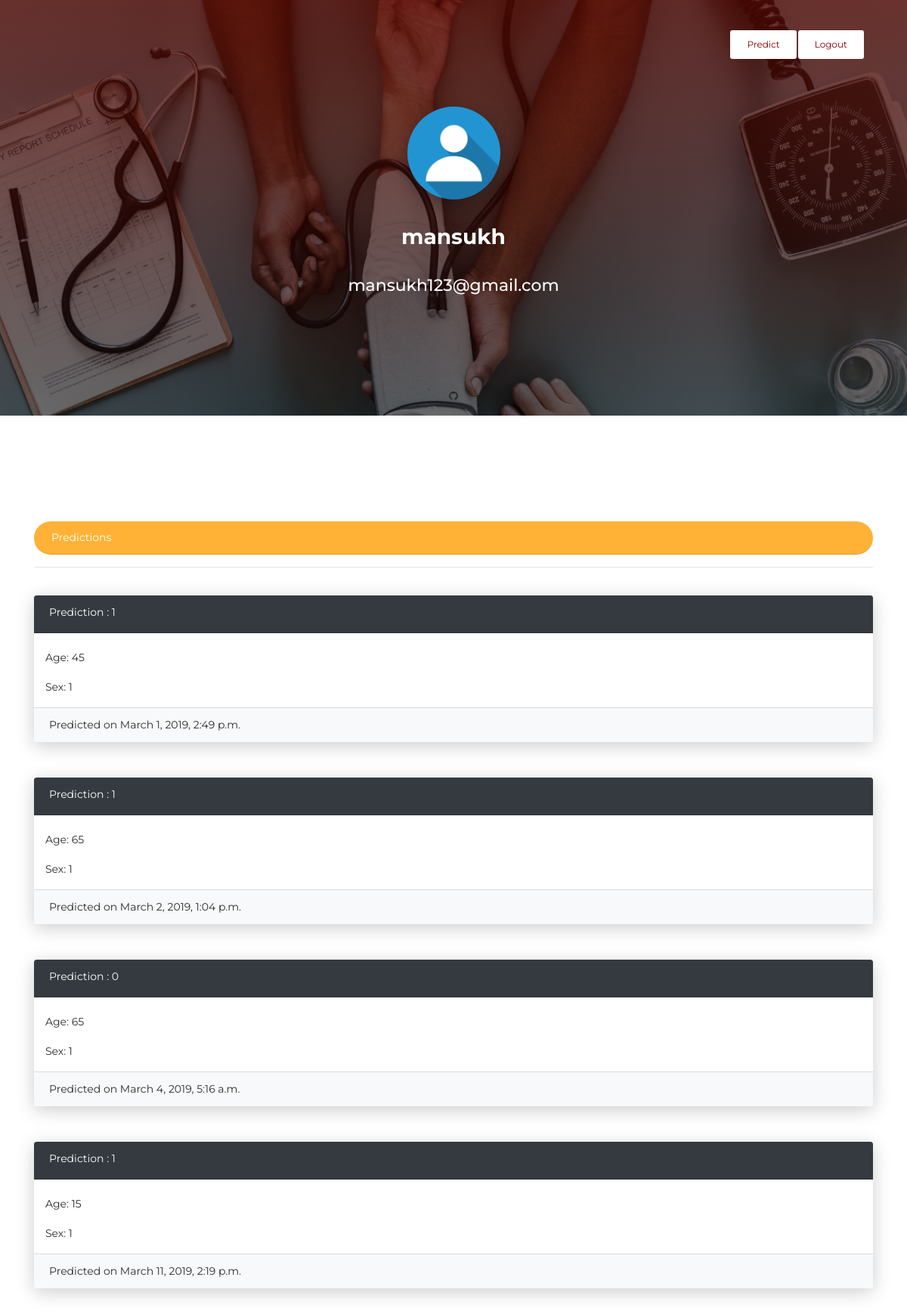
Page /accounts/profile/3/ (signed in) on the committed database.
### accounts/models.py (models this page shows, shortened)
class UserProfileInfo(models.Model):
    user = models.OneToOneField(User, on_delete=models.CASCADE, related_name='profile')
    profile_pic = models.ImageField(upload_to='profile_pics', default="1.jpg")

### predict_risk/models.py (models this page shows, shortened)
class Predictions(models.Model):
    profile = models.ForeignKey(UserProfileInfo, on_delete=models.CASCADE, related_name='predict')
    age = models.IntegerField()
    sex = models.IntegerField(choices=sex_choices, default=0)
    cp = models.IntegerField(choices=cp_choice,default=0)
    resting_bp = models.IntegerField()
    serum_cholesterol = models.IntegerField()
    fasting_blood_sugar = models.IntegerField(choices=fasting_blood_sugar_choices,default=0)
    resting_ecg = models.IntegerField(choices=resting_ecg_choices,default=0)
    max_heart_rate = models.IntegerField()
    exercise_induced_angina = models.IntegerField(choices=exercise_induced_angina_choices,default=0)
    st_depression = models.DecimalField(max_digits=4, decimal_places=2)
    st_slope = models.IntegerField(choices=st_slope_choices)
    number_of_vessels = models.IntegerField(choices=number_of_vessels_choices)
    thallium_scan_results = models.IntegerField(choices=thallium_scan_results_choices)
    predicted_on = models.DateTimeField(default=timezone.now)
    num=models.IntegerField()

### accounts/views.py (the view)
# urls.py: url(r'^profile/(?P<pk>\d+)/$', views.ProfileDetailView.as_view(), name='profile'),
class ProfileDetailView(LoginRequiredMixin, DetailView):
    login_url = '/'
    redirect_field_name = '/'
    model = UserProfileInfo
    template_name = 'accounts/profileview.html'
    def get_context_data(self, **kwargs):
        if self.request.session.has_key('user_id'):
            u_id = self.request.session['user_id']
            context = super(ProfileDetailView, self).get_context_data(**kwargs)
            context['user_id'] = u_id
        return context

### accounts/templates/accounts/profileview.html (shortened to what this page needs)
<!DOCTYPE html>
{% load staticfiles %}
<html lang="en">
<head>
    <link rel="stylesheet" href="https://maxcdn.bootstrapcdn.com/font-awesome/latest/css/font-awesome.min.css" />
    <link href="{% static 'css/bootstrap.min.css' %}" rel="stylesheet" />
    <link href="{% static 'css/now-ui-kit.css' %}" rel="stylesheet" />
</head>
<body class="profile-page sidebar-collapse">
 <nav class="navbar navbar-expand-lg bg-primary fixed-top navbar-transparent" color-on-scroll="400" >
        <div class="container">
            <div class="collapse navbar-collapse justify-content-end" id="navigation" data-nav-image="">
                <ul class="nav nav-tabs" data-tabs="tabs">
                    <li class="nav-item">
                        <a href="{% url 'predict:predict' pk=user_id %}" class="btn btn-neutral">Predict</a>
                    </li>
                    <li class="nav-item">
                      <a href="{% url 'accounts:logout'%}"  class="btn btn-neutral">Logout</a>
                    </li>
                </ul>
            </div>
        </div>
    </nav>
    <div class="wrapper">
        <div class="page-header page-header-small" filter-color="orange" style="max-height: 100px;">
            <div class="page-header-image" data-parallax="true" style="background-image: url('{% static 'img/image1.jpg' %}'); ">
            </div>
            <div class="container">
                <div class="content-center">
                    <div class="photo-container">
                        <img src="{{userprofileinfo.profile_pic.url}}" />
                    </div>
                    <h3 class="title">{{ userprofileinfo.user.username }}</h3>
                    <p class="h5">{{ userprofileinfo.user.email }}</p>
                    </div>
                </div>
            </div>
        </div>
    <div class="section">
            <div class="container">
                <div class="button-container">
                        <i class="fa fa-github"></i>
                </div>
            </div>
    </div>
    <div class="container">
    <div class="card-header bg-warning btn-round text-white">Predictions</div>
        <hr>
        {% for pred in userprofileinfo.predict.all  %}
            <br>
             <div class="card card-login" style="width: 100%">
                    <div class="card-header bg-dark text-white" style="height: 50px;"> Prediction : {{ pred.num|safe}}
                    </div>
                    <div class="container">
                        <br>
                        <p>Age: {{pred.age}}</p>
                        <p>Sex: {{pred.sex}}</p>
                    </div>
                    <div class="card-footer bg-light" >Predicted on {{ pred.predicted_on }}</div>
            </div>
            <br>
        {% endfor %}
    </div>
</body>
</html>

### rows in the picture
UserProfileInfo: profile_pic (picture), user.username "mansukh", user.email "mansukh123@gmail.com"
Predictions: num "1", age "45", sex "1", predicted_on "March 1, 2019, 2:49 p.m."
Predictions: num "1", age "65", sex "1", predicted_on "March 2, 2019, 1:04 p.m."
Predictions: num "0", age "65", sex "1", predicted_on "March 4, 2019, 5:16 a.m."
Predictions: num "1", age "15", sex "1", predicted_on "March 11, 2019, 2:19 p.m."
